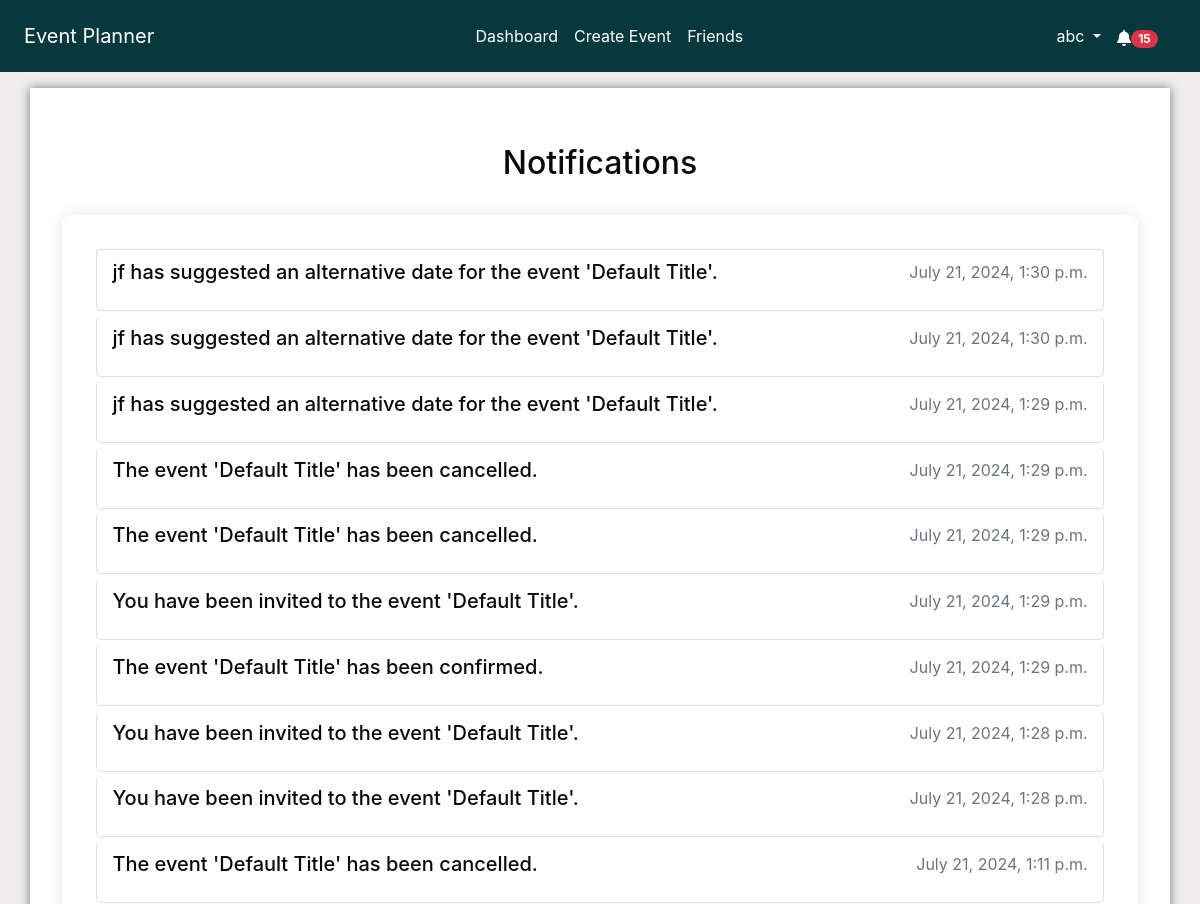
Before: /notifications/ (signed in, upper part) with the older database file.
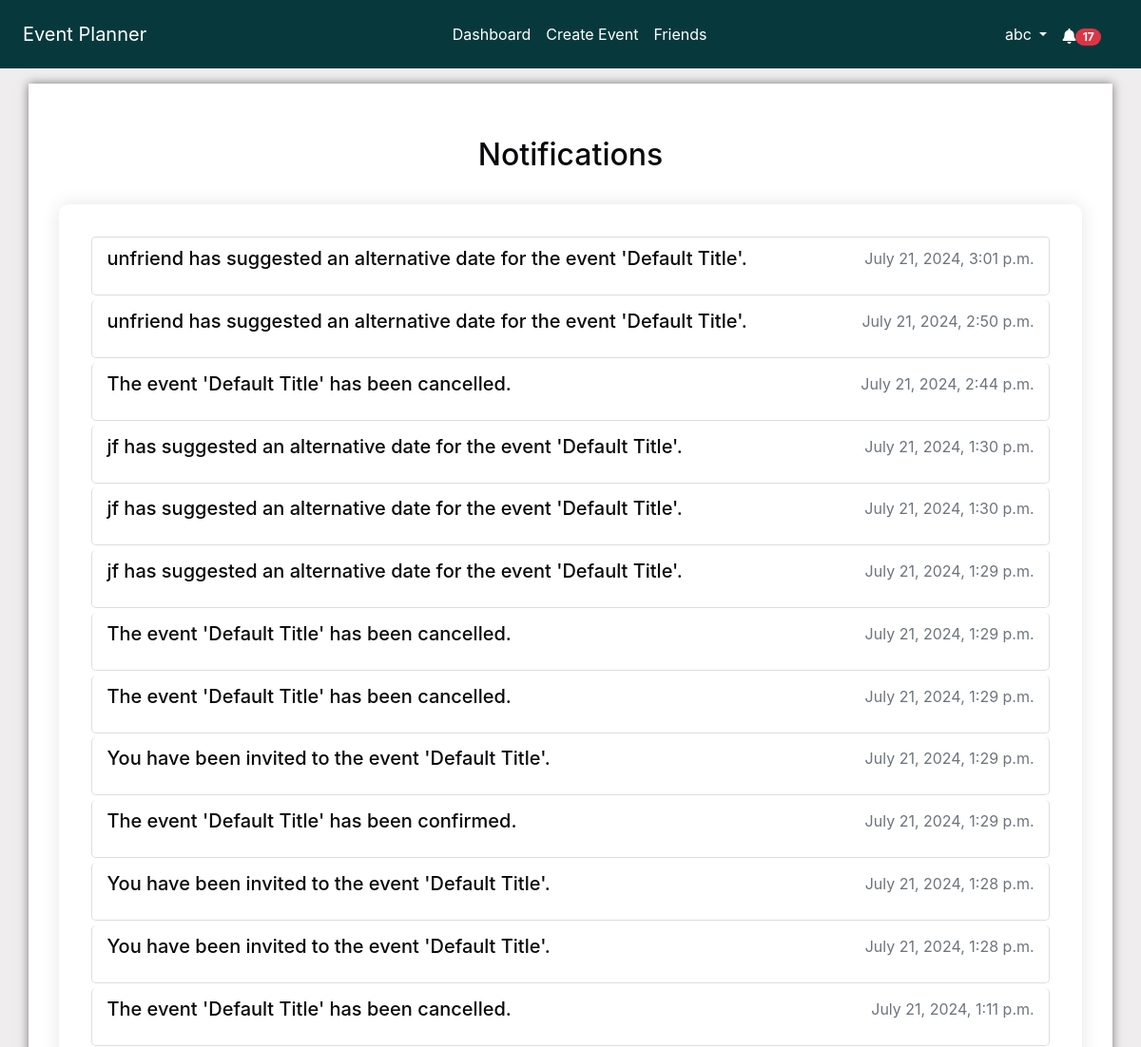
After: the same page with the newer database file.
### notifications/models.py (models this page shows, shortened)
class Notification(models.Model):
    NOTIFICATION_TYPES = [
        ("event_created", "Event Created"),
        ("event_updated", "Event Updated"),
        ("event_cancelled", "Event Cancelled"),
        ("invitation_response", "Invitation Response"),
        ("suggested_alternate_date", "Suggested Alternate Date"),
        ("event_confirmed", "Event Confirmed"),
        ("friend_request_received", "Friend Request Received"),
    ]
    user = models.ForeignKey(User, on_delete=models.CASCADE)
    event = models.ForeignKey(
        Event, on_delete=models.CASCADE, null=True, blank=True
    )
    type = models.CharField(max_length=50, choices=NOTIFICATION_TYPES)
    message = models.TextField()
    created_at = models.DateTimeField(auto_now_add=True)
    read = models.BooleanField(default=False)
    url = models.URLField(default="/")

### notifications/views.py (the view)
# urls.py: path("", views.notifications, name="notifications"),
@login_required
def notifications(request):
    notifications = Notification.objects.filter(user=request.user).order_by(
        "-created_at"
    )
    context = {"notifications": notifications}
    return render(request, "notifications/notifications.html", context)

### accounts/context_processors.py (called while the page is built)
def google_api_key(request):
    return {"GOOGLE_API_KEY": os.getenv("GOOGLE_API_KEY")}

### notifications/context_processors.py (called while the page is built)
def notifications(request):
    if request.user.is_authenticated:
        all_unread_notifications = Notification.objects.filter(
            user=request.user, read=False
        ).order_by("-created_at")
        unread_count = all_unread_notifications.count()
        recent_unread_notifications = all_unread_notifications[:8]
        return {
            "recent_unread_notifications": recent_unread_notifications,
            "unread_count": unread_count,
        }
    return {}

### templates/notifications/notifications.html (shortened to what this page needs)
{% extends 'base.html' %}
{% block content %}
<div class="container">
    <h2 class="text-center mt-4 mb-4">Notifications</h2>
    <div class="notifications-list">
        <ul class="list-group">
            {% for notification in notifications %}
                <li class="list-group-item">
                    {% if notification.type == 'friend_request_received' %}
                        <a href="{% url 'friends_page' %}" class="notification-link">
                            <h5 class="notification-title">{{ notification.message }}</h5>
                            <p class="notification-time text-muted">{{ notification.created_at|date:"F j, Y, g:i a" }}</p>
                        </a>
                    {% else %}
                        <a href="{% url 'mark_notification_read' notification.id %}" class="notification-link">
                            <h5 class="notification-title">{{ notification.message }}</h5>
                            <p class="notification-time text-muted">{{ notification.created_at|date:"F j, Y, g:i a" }}</p>
                        </a>
                    {% endif %}
                </li>
            {% endfor %}
        </ul>
    </div>
</div>
{% endblock %}

### templates/base.html (shortened to what this page needs)
<!DOCTYPE html>
<html lang="en">
<head>
    {% load static %}
    <link rel="stylesheet" href="https://stackpath.bootstrapcdn.com/bootstrap/4.5.2/css/bootstrap.min.css">
    <link rel="stylesheet" href="{% static 'css/styles.css' %}">
    <link rel="stylesheet" href="https://cdnjs.cloudflare.com/ajax/libs/font-awesome/5.15.4/css/all.min.css">
    <link rel="stylesheet" href="https://cdnjs.cloudflare.com/ajax/libs/fullcalendar/3.10.2/fullcalendar.min.css" />
</head>
<body class="c-app">
    <header class="c-header c-header-light c-header-fixed">
        <nav class="navbar navbar-expand-lg navbar-light">
            <a class="navbar-brand" href="{% url 'home' %}">Event Planner</a>
            <div class="collapse navbar-collapse" id="navbarSupportedContent">
                {% if user.is_authenticated %}
                <ul class="navbar-nav mx-auto">
                    <li class="nav-item {% if request.resolver_match.url_name == 'dashboard' %}active{% endif %}">
                        <a class="nav-link" href="{% url 'dashboard' %}">Dashboard</a>
                    </li>
                    <li class="nav-item {% if request.resolver_match.url_name == 'create_event' %}active{% endif %}">
                        <a class="nav-link" href="{% url 'create_event' %}">Create Event</a>
                    </li>
                    <li class="nav-item {% if request.resolver_match.url_name == 'friends_page' %}active{% endif %}">
                        <a class="nav-link" href="{% url 'friends_page' %}">Friends</a>
                    </li>
                    {% endif %}
                </ul>
                {% if user.is_authenticated %}
                <ul class="navbar-nav d-flex">
                    <li class="nav-item dropdown">
                        <a class="nav-link dropdown-toggle" href="#" id="profileLink" role="button" data-toggle="dropdown" aria-haspopup="true" aria-expanded="false">
                            {{ user.username }}
                        </a>
                    </li>
                </ul>
                {% endif %}
            </div>
            {% if user.is_authenticated %}
                <ul class="navbar-nav ml-auto d-flex">
                    <li class="nav-item">
                        <a class="nav-link" href="#" id="notificationBell" role="button" data-toggle="dropdown" aria-haspopup="true" aria-expanded="false">
                            <i class="fas fa-bell"></i>
                            {% if unread_count > 0 %}
                                <span class="badge badge-pill badge-danger">{{ unread_count }}</span>
                            {% endif %}
                        </a>
                    </li>
                </ul>
            {% endif %}
        </nav>
    </header>
    <main class="c-main">
        <div class="container-fluid">
            <div class="fade-in">
                {% block content %}{% endblock %}
            </div>
        </div>
    </main>
</body>
</html>

Changed rows visible on the page:
added Notification: message "unfriend has suggested an alternative date for the event 'Default Title'.", created_at "July 21, 2024, 3:01 p.m."
added Notification: message "unfriend has suggested an alternative date for the event 'Default Title'.", created_at "July 21, 2024, 2:50 p.m."
added Notification: message "The event 'Default Title' has been cancelled.", created_at "July 21, 2024, 2:44 p.m."
Other visible differences:
{{ unread_count }}: "15" → "17"
